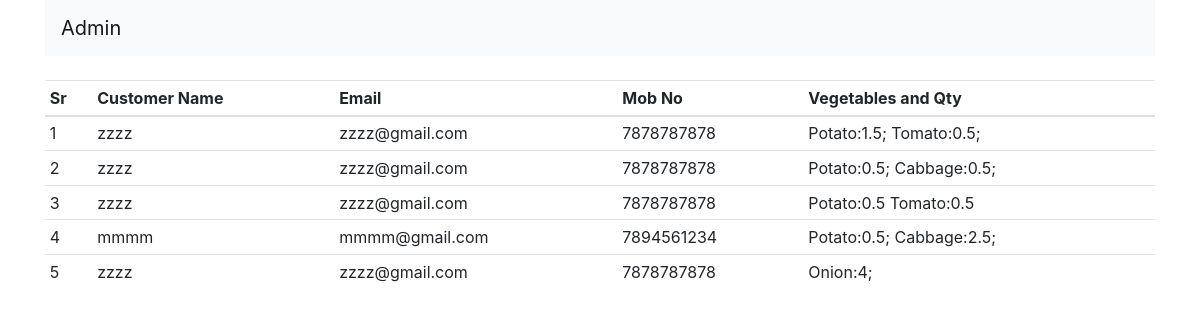
The page /orders on the database as committed earlier.
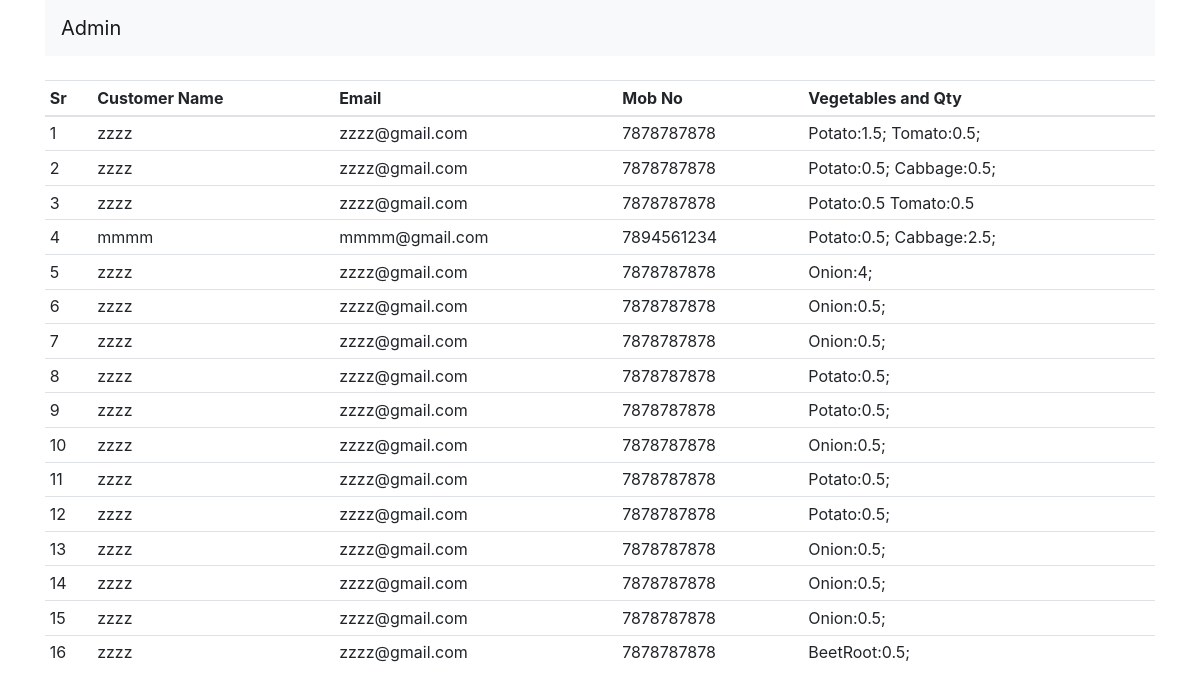
The same page on the database as committed later.
### shop/customers/models.py (models this page shows)
class Orders(db.Model):
    id = db.Column(db.Integer, primary_key=True)
    name = db.Column(db.String(80), unique=False, nullable=False)
    email = db.Column(db.String(120), unique=False, nullable=False)
    contact = db.Column(db.String(80), unique=False, nullable=False)
    prodet = db.Column(db.String(300), unique= False, nullable=False)

### shop/admin/routes.py (the view)
@app.route('/orders')
def orders():
    order = Orders.query.all()
    return render_template('admin/orders.html', title="Orders", order=order)

### shop/templates/admin/orders.html (shortened to what this page needs)
{%extends "layout.html" %}
{% block content %}
<div class="container">
    <nav class="navbar navbar-expand-lg navbar-light bg-light">
        <a class="navbar-brand" href="/admin">Admin</a>
      </nav>
</div>
<div class="container mt-4">
    <table class="table table-sm table-condensed">
        <thead>
            <th>Sr</th>
            <th>Customer Name</th>
            <th>Email</th>
            <th>Mob No</th>
            <th>Vegetables and Qty</th>
        </thead>
        <tbody>
            {%for i in order%}
            <tr>
                <td>{{loop.index}}</td>
                <td>{{i.name}}</td>
                <td>{{i.email}}</td>
                <td>{{i.contact}}</td>
                <td>{{i.prodet}}</td>
            </tr>
            {% endfor %}
        </tbody>
    </table>
</div>
{% endblock content %}

Rows that differ between the two databases and show on the page:
added Orders: name "zzzz", email "zzzz@gmail.com", contact "7878787878", prodet "Onion:0.5;"
added Orders: name "zzzz", email "zzzz@gmail.com", contact "7878787878", prodet "Onion:0.5;"
added Orders: name "zzzz", email "zzzz@gmail.com", contact "7878787878", prodet "Potato:0.5;"
added Orders: name "zzzz", email "zzzz@gmail.com", contact "7878787878", prodet "Potato:0.5;"
added Orders: name "zzzz", email "zzzz@gmail.com", contact "7878787878", prodet "Onion:0.5;"
added Orders: name "zzzz", email "zzzz@gmail.com", contact "7878787878", prodet "Potato:0.5;"
added Orders: name "zzzz", email "zzzz@gmail.com", contact "7878787878", prodet "Potato:0.5;"
added Orders: name "zzzz", email "zzzz@gmail.com", contact "7878787878", prodet "Onion:0.5;"
added Orders: name "zzzz", email "zzzz@gmail.com", contact "7878787878", prodet "Onion:0.5;"
added Orders: name "zzzz", email "zzzz@gmail.com", contact "7878787878", prodet "Onion:0.5;"
added Orders: name "zzzz", email "zzzz@gmail.com", contact "7878787878", prodet "BeetRoot:0.5;"
